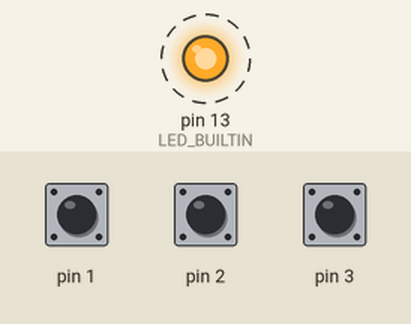
Simulated run of this program. Board: Arduino Uno, built for the host (arithmetic inside an expression is 32-bit, double 64-bit). Shown: output pins drawn as LEDs (lit = HIGH). Dashed ring = blinking. Inputs (shaded band) come from the test bench; at power-on: pin 1 HIGH, pin 2 HIGH, pin 3 HIGH.

Above: at 0.2 s.
Timing chart, 0 to 3.0 s (numbered marks = the images above):
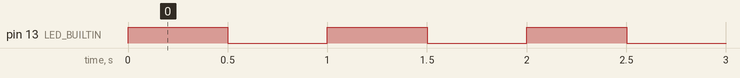

Measured:
- by itself, pin 13 (LED_BUILTIN): alternates HIGH for 0.50 s and LOW for 0.50 s

The program:

main.cpp
```cpp
// (licence header left out)
#include "board.h"

namespace
{
constexpr uint32_t cycleStepMs = 100;
constexpr uint32_t maxCycleMs = UINT32_MAX - UINT32_MAX % cycleStepMs;
constexpr uint32_t debounceMs = 20;

struct Button
{
    explicit Button(uint8_t inputPin) : pin(inputPin) {}

    bool wasPressed(uint32_t now)
    {
        const bool reading = digitalRead(pin) == BUTTON_ACTIVE;
        if (reading != rawPressed)
        {
            rawPressed = reading;
            lastChangeMs = now;
        }

        if (rawPressed != stablePressed && now - lastChangeMs >= debounceMs)
        {
            stablePressed = rawPressed;
            return stablePressed;
        }
        return false;
    }

    const uint8_t pin;
    bool rawPressed = false;
    bool stablePressed = false;
    uint32_t lastChangeMs = 0;
};

Button slower(BUTTON_1);
Button faster(BUTTON_2);
Button duty(BUTTON_3);
uint32_t cycleMs = 1000;
uint32_t dutyPercent = 50;
uint32_t cycleStartMs = 0;
}

/** Configures the LED, the three active-low inputs, and the cycle clock. */
void setup()
{
    pinMode(LED_BUILTIN, OUTPUT);
    pinMode(BUTTON_1, BUTTON_MODE);
    pinMode(BUTTON_2, BUTTON_MODE);
    pinMode(BUTTON_3, BUTTON_MODE);
    cycleStartMs = millis();
}

/** Updates the button states and LED without blocking the next poll. */
void loop()
{
    const uint32_t now = millis();

    if (slower.wasPressed(now) && cycleMs < maxCycleMs)
    {
        cycleMs += cycleStepMs;
    }
    if (faster.wasPressed(now) && cycleMs > cycleStepMs)
    {
        cycleMs -= cycleStepMs;
    }
    if (duty.wasPressed(now))
    {
        dutyPercent = (dutyPercent + 25) % 100;
    }

    // Keep an unsigned cycle origin so subtraction works across millis() rollover.
    const uint32_t phaseMs = (now - cycleStartMs) % cycleMs;
    cycleStartMs = now - phaseMs;

    // The period is a multiple of 100 ms. Dividing first avoids overflow.
    const uint32_t onMs = (cycleMs / 100) * dutyPercent;
    digitalWrite(LED_BUILTIN, phaseMs < onMs ? HIGH : LOW);
}
```

board.h
```cpp
// (licence header left out)
#ifndef BOARD_H
#define BOARD_H

#include <Arduino.h>

// === Output ===
// LED_BUILTIN is already defined by the board package (PB5). Do not redefine it.

// === Inputs ===
#define BUTTON_1 PIN_PD1
#define BUTTON_2 PIN_PD2
#define BUTTON_3 PIN_PD3

// The buttons connect the pin to GND when pressed, using the internal pull-up.
#define BUTTON_MODE INPUT_PULLUP
#define BUTTON_ACTIVE LOW

#endif
```
